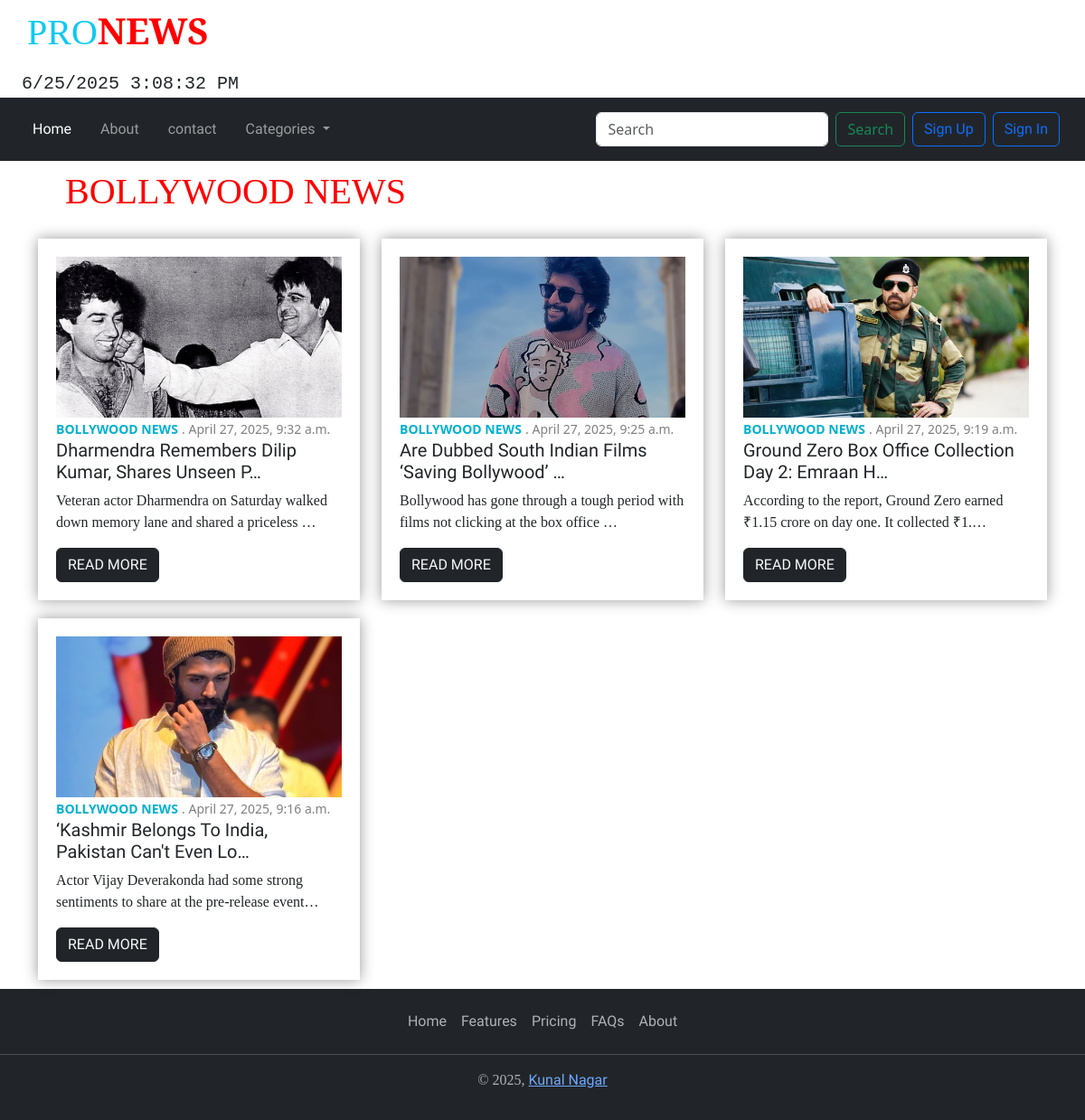
The page /bollywood/ on the database its author committed.
### main/models.py (models this page shows)
class News(models.Model):
    title = models.CharField(max_length=150)
    category = models.ForeignKey(Categories, on_delete=models.CASCADE)
    publish = models.DateTimeField(auto_now_add=True)
    image = models.ImageField(upload_to='news/')
    desc = models.TextField()
    class Meta:
        verbose_name_plural = 'News'

class Categories(models.Model):
    name = models.CharField(max_length=100)
    image = models.ImageField(upload_to='category/')
    def __str__(self):
        return self.name
    class Meta:
        verbose_name_plural = 'categories'

### news/views.py (the view)
# urls.py: path('bollywood/', views.bollywood, name="bollywood"),
def bollywood(request):
    bollywood = News.objects.filter(category__name= "BOLLYWOOD NEWS").order_by('-id')
    return render(request,'bollywood.html',{'bollywood':bollywood})

### templates/bollywood.html
{% extends "base.html" %}
{% block contant %}
<div class="container">
    <h1>BOLLYWOOD NEWS</h1>
    <div class="row">
        {% for i in bollywood %}
        <div class="col-lg-4">
            <div class="india-text">
                <img src="/media/{{i.image}}" class='img-fluid w-100' alt="">
                <small style="color:#00b1cf;"><b>{{i.category}}</b></small>
                <small style="color:grey;">. {{i.publish}}</small>
                <h5>{{i.title | truncatechars:50}}</h5>
                <p>{{i.desc | truncatechars:85}}</p>
                <a href="{% url "details" i.id %}" class="btn btn-dark text-light">READ MORE</a>
            </div>
        </div>
        {% endfor %}
    </div>
</div>
{% endblock contant %}

### static/css/style.css (style rules this page uses)
h1 { color:red; padding: 10px 30px; font-family: "Playfair Display", serif; }
h2,h3,h5,h6 { font-family: "Rowdies", sans-serif; text-transform: capitalize; font-weight: 100; }
a { font-family: "Edu NSW ACT Hand Pre", cursive !important; }
p { font-family: "Playfair Display", serif; }
.india-text { padding: 20px; box-shadow: 0px 0px 15px rgba(0, 0, 0, 0.4); margin: 10px 0; }

### rows shown on the page
News: image (picture), category "BOLLYWOOD NEWS", publish "April 27, 2025, 9:32 a.m.", title "Dharmendra Remembers Dilip Kumar, Shares Unseen P…", desc "Veteran actor Dharmendra on Saturday walked down memory lane and shared a priceless …"
News: image (picture), category "BOLLYWOOD NEWS", publish "April 27, 2025, 9:25 a.m.", title "Are Dubbed South Indian Films ‘saving Bollywood’ …", desc "Bollywood has gone through a tough period with films not clicking at the box office …"
News: image (picture), category "BOLLYWOOD NEWS", publish "April 27, 2025, 9:19 a.m.", title "Ground Zero Box Office Collection Day 2: Emraan H…", desc "According to the report, Ground Zero earned ₹1.15 crore on day one. It collected ₹1.…"
News: image (picture), category "BOLLYWOOD NEWS", publish "April 27, 2025, 9:16 a.m.", title "‘Kashmir Belongs To India, Pakistan Can't Even Lo…", desc "Actor Vijay Deverakonda had some strong sentiments to share at the pre-release event…"
